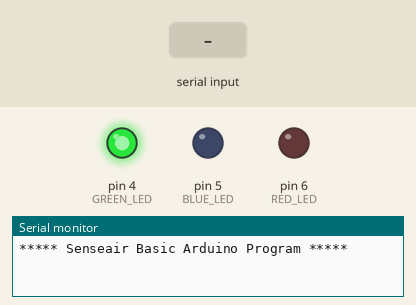
The sketch below on a simulated Arduino Uno, built with avr-gcc and run on an emulated ATmega328P. Shown: output pins drawn as LEDs (lit = HIGH), the last lines printed to the serial monitor. The inputs (shaded band) are chosen by the test bench.

Above: at 1.2 s.
1.3 s: "1" received over the second serial link
At 4.2 s:
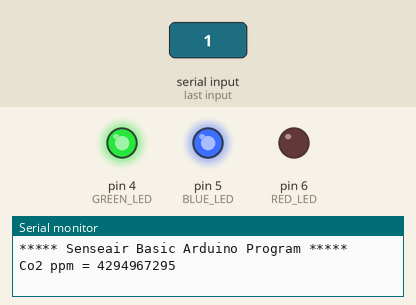
4.3 s: "0" received over the second serial link
At 7.2 s:
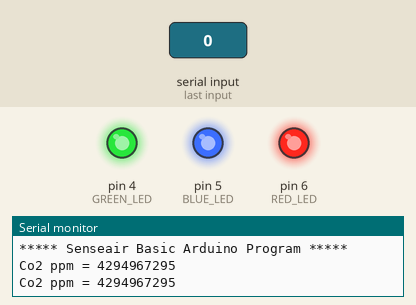
7.3 s: "2" received over the second serial link
At 10.2 s:
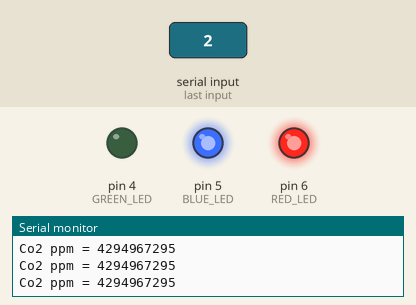
10.3 s: "1" received over the second serial link
At 13.2 s:
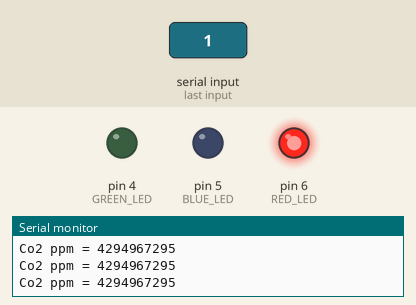
13.3 s: "0" received over the second serial link
At 16.6 s:
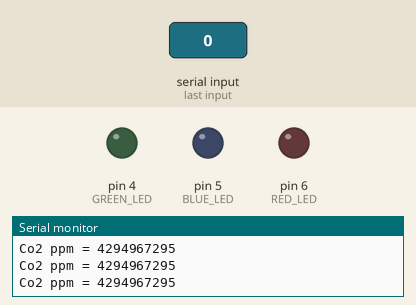
Timing chart, 0 to 17.3 s (numbered marks = the images above; inputs shaded):
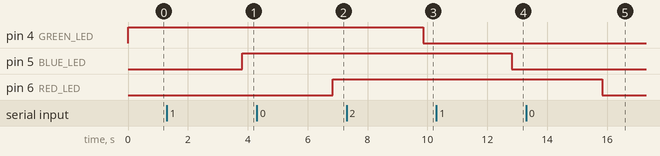

The sketch:

Sensair_basic.ino
```cpp
/*
  Basic Arduino example for K-Series sensor
  Created by Jason Berger
  Co2meter.com

  Modified by RM
  - 04/17/24 Changing TX line to match CM-200 Sensor Development Board and adding in LEDs from CM-200
*/


#include "SoftwareSerial.h"

SoftwareSerial K_30_Serial(12,11);  //Sets up a virtual serial port
                                    //Using pin 12 for Rx and pin 13 for Tx


// if using a CO2Meter CM-200 Sensor Development Board, set this to 1 if you want the LEDs to flash
// if you're wiring directly to the sensor, set this to 0
#define CM200 1

#if CM200
#define GREEN_LED 4
#define BLUE_LED 5
#define RED_LED 6

uint8_t ind = GREEN_LED;
#endif

const byte readCO2[] = {0xFE, 0X44, 0X00, 0X08, 0X02, 0X9F, 0X25};  //Command packet to read Co2 (see app note)
byte response[] = {0,0,0,0,0,0,0};  //create an array to store the response

//multiplier for value. default is 1. set to 3 for K-30 3% and 10 for K-33 ICB
const int valMultiplier = 1;

const int delay_ms = 2000;  // to change the polling interval, update this variable (check sensor data sheet, most cannot be done faster than 2 seconds)

void setup()
{
  // put your setup code here, to run once:
  Serial.begin(9600);         //Opens the main serial port to communicate with the computer
  K_30_Serial.begin(9600);    //Opens the virtual serial port with a baud of 9600

  Serial.println("***** Senseair Basic Arduino Program *****");

#if CM200
  pinMode(GREEN_LED, OUTPUT);
  pinMode(BLUE_LED, OUTPUT);
  pinMode(RED_LED, OUTPUT);

  digitalWrite(GREEN_LED, LOW);
  digitalWrite(BLUE_LED, LOW);
  digitalWrite(RED_LED, LOW);
#endif
}

void loop() {
#if CM200
  // if using a CM-200 we can cycle through the LEDs to high and low so we can see that we're in the loop
  if (digitalRead(ind) == HIGH)
    digitalWrite(ind, LOW);
  else
    digitalWrite(ind, HIGH);

  ind++;
  if (ind > RED_LED)
    ind = GREEN_LED;
#endif

  sendRequest(readCO2);
  unsigned long valCO2 = getValue(response);
  Serial.print("Co2 ppm = ");
  Serial.println(valCO2);
  delay(delay_ms);
}

void sendRequest(byte packet[]) {
  while(!K_30_Serial.available()) { //keep sending request until we start to get a response
    K_30_Serial.write(readCO2,7);
    delay(50);
  }

  int timeout=0;  //set a timeoute counter
  while(K_30_Serial.available() < 7 ) { //Wait to get a 7 byte response
    timeout++;
    if(timeout > 10) {  //if it takes to long there was probably an error
        while(K_30_Serial.available()) //flush whatever we have
          K_30_Serial.read();

        break;                        //exit and try again
     }
     delay(50);
  }

  for (int i=0; i < 7; i++)
    response[i] = K_30_Serial.read();
}

unsigned long getValue(byte packet[]) {
  int high = packet[3];                        //high byte for value is 4th byte in packet in the packet
  int low = packet[4];                         //low byte for value is 5th byte in the packet

  unsigned long val = high*256 + low;                //Combine high byte and low byte with this formula to get value
  return val* valMultiplier;
}
```

Measured:
- after the input at 1.3 s, pin 5 (BLUE_LED): LOW → HIGH after 2.5 s
- after the input at 4.3 s, pin 6 (RED_LED): LOW → HIGH after 2.5 s
- after the input at 7.3 s, pin 4 (GREEN_LED): HIGH → LOW after 2.6 s
- after the input at 10.3 s, pin 5 (BLUE_LED): HIGH → LOW after 2.5 s
- after the input at 13.3 s, pin 6 (RED_LED): HIGH → LOW after 2.5 s
